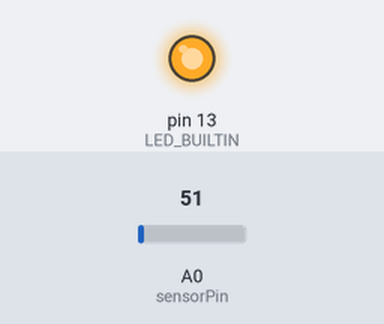
A sketch run on a simulated Arduino Uno, built with avr-gcc and run on an emulated ATmega328P. Shown: output pins drawn as LEDs (lit = HIGH). Inputs (shaded band) come from the test bench; at power-on: A0 (sensorPin) = 51.

Above: at 0.17 s.
At 5.2 s:
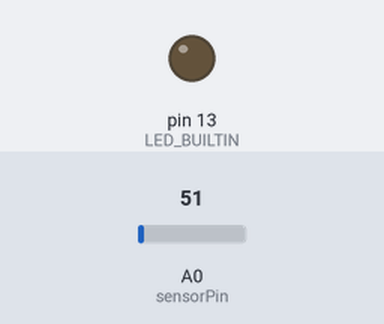
Timing chart, 0 to 7.7 s (numbered marks = the images above):
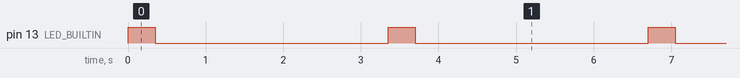

The sketch:

interfacing_LM_35.ino
```cpp
/*LM 35 is a temperature sensor which varies it's output as 10mv/C, Connecting the PIN1 (Vcc 4-30V) to 5V, PIN2 (Analog Output) to A0 of arduino,
  PIN3 to GROUND, we can measure the temp change as voltage and later convert it into celsius by using ADC of arduino and by formula, temp in celsius
  = ADC_value*.488(conversion factor).
  Delay is provided by using a iterative function which calls no operation in the assembly language, for a delay of 50ms, 800000 cycles of iteration
  is required, for 250ms 4000000 cycles and for 500ms 8000000 cycles is required for a 16MHZ clocked microcontroller

  //// BASIL BENNY mail:basilbenny404@gmail.com ////
 */

const int sensorPin = A0;
//Function to blink the LED
void blinkLED()
{
   digitalWrite(LED_BUILTIN,HIGH);
   for (unsigned long i = 0; i < 800000; i++) {
    //delay of 50 ms
   asm volatile("nop");
  }
    digitalWrite(LED_BUILTIN,LOW);
  }
//Function to provide 250ms and 500ms delay
void callDelay(unsigned long d)
{
  //desired delay using nop
  for (unsigned long i = 0; i < d; i++) {
  asm volatile("nop");
  }
  }
void setup() {
  // put your setup code here, to run once:
   pinMode(LED_BUILTIN, OUTPUT);
   pinMode(sensorPin,INPUT);
}

void loop() {
  // put your main code here, to run repeatedly:
  int tempValue; //ADC value from LM35
  float temp;  //Temperature value from LM35
  tempValue = analogRead(sensorPin);
  temp = tempValue * 0.488; //0.488 is a typical conversion factor for LM35
  blinkLED();
  if(temp<30) //Checking if temperature is less than 30 deg C
  {
    callDelay(4000000);
    }
    else //if temperature is greater than 30 deg C
    {
    callDelay(8000000);
      }

}
```

Measured:
- by itself, pin 13 (LED_BUILTIN): alternates HIGH for 0.35 s and LOW for 3.0 s
